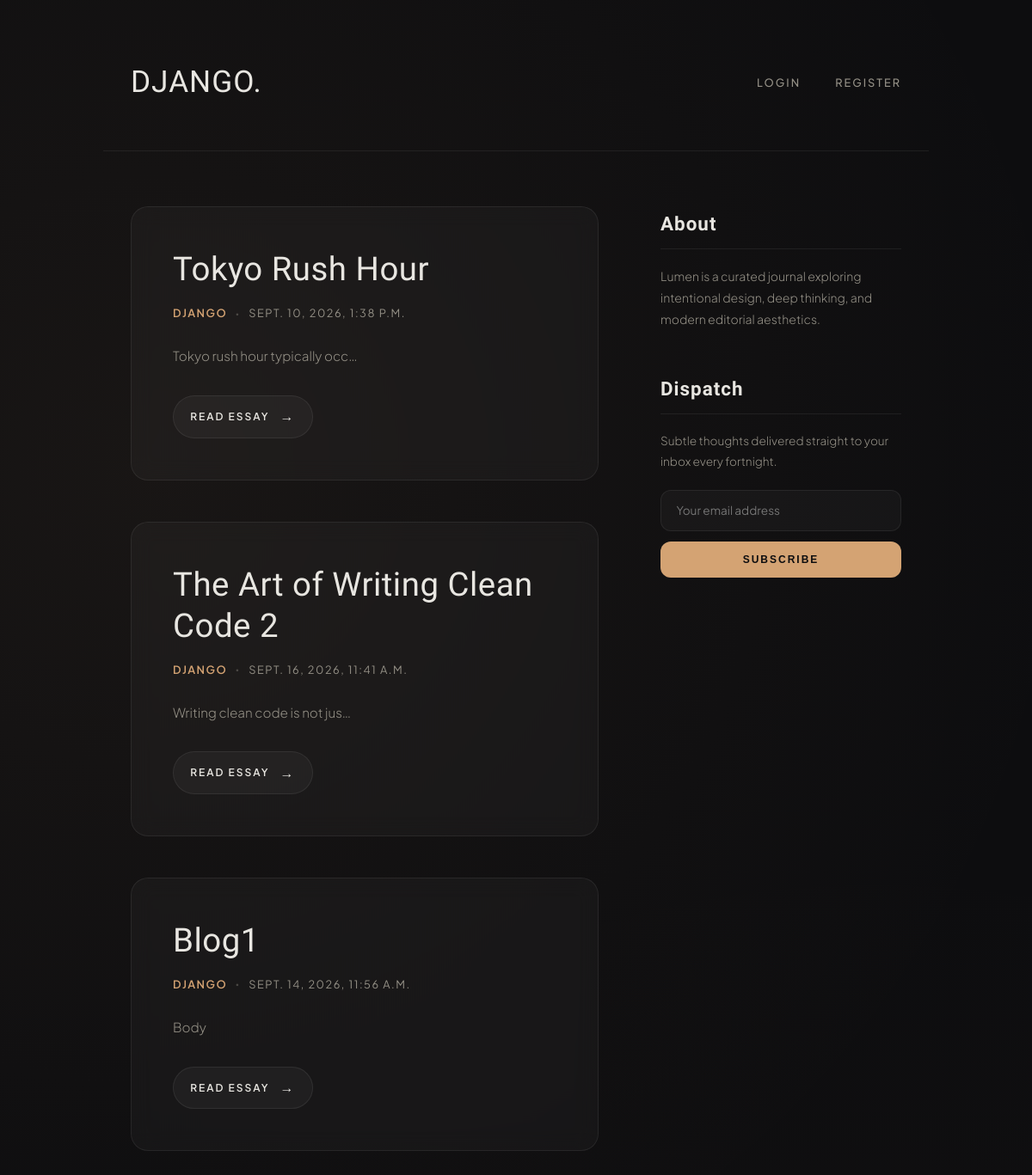
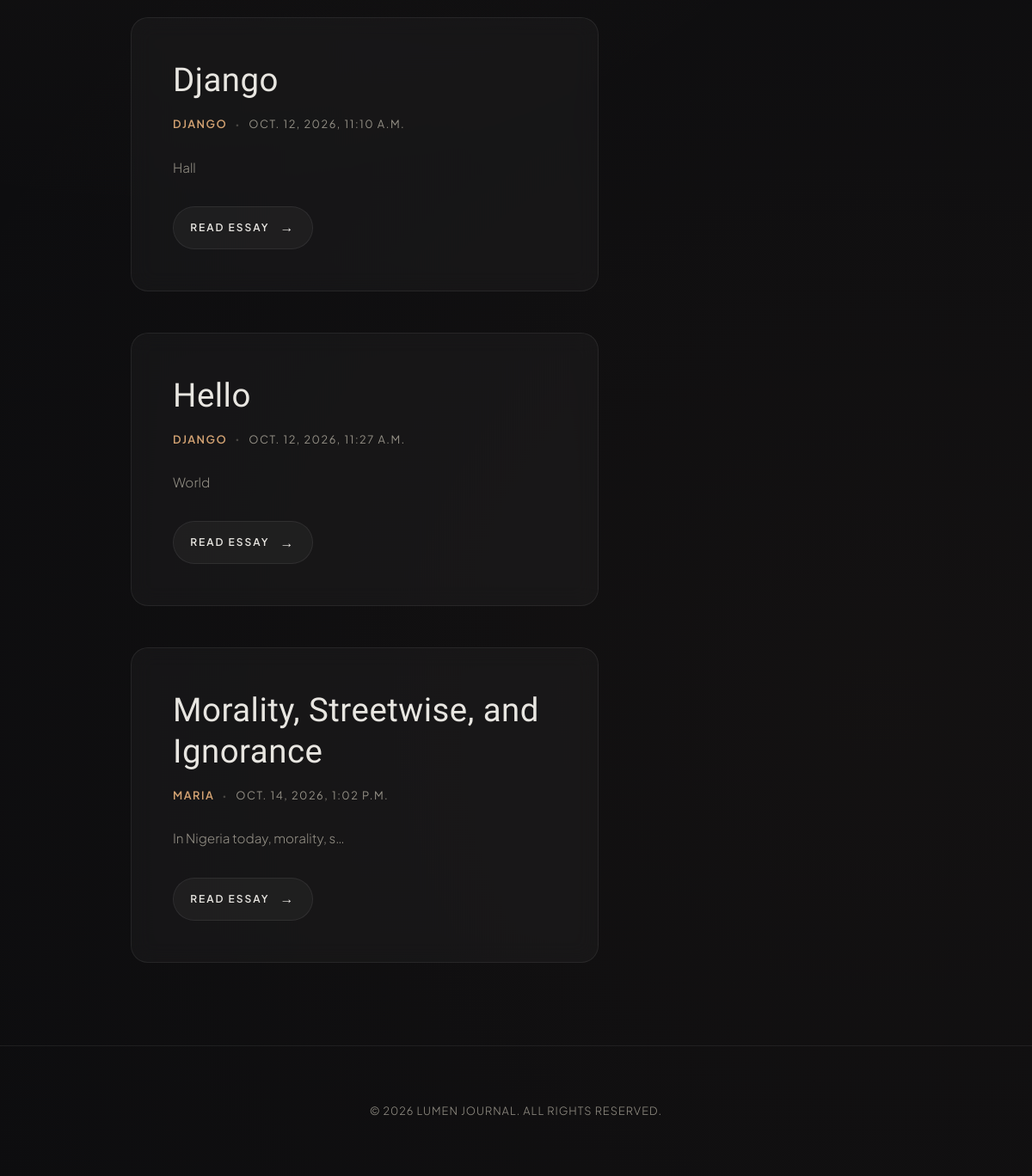
The page / on the database its author committed (2 pictures, top to bottom).
### daily_news/models.py (models this page shows, shortened)
class Blog(models.Model):
    headline = models.CharField()
    body = models.TextField()
    author = models.ForeignKey('auth.User',
                               on_delete=models.SET_NULL,
                               null=True,
                               blank=True
                            )
    published_at = models.DateTimeField(auto_now=True)

### daily_news/views.py (the view)
# urls.py: path("", homepage, name="home"),
def homepage(request): # view function
    blog_posts = Blog.objects.all()
    return render(request,
                  "daily_news/homepage.html",
                  context={'blogs': blog_posts}
                )

### daily_news/templates/daily_news/homepage.html (shortened to what this page needs)
{% extends "daily_news/base.html" %}
{% block content %}
    <div class="container">
      <div class="content-grid">
        <main class="posts-feed">
              {% for blog in blogs %}
                <article class="post-card">
                  <h2>{{blog.headline}}</h2>
                  <div class="post-meta">
                    <span class="author">{{blog.author}}</span>
                    <span class="dot">•</span>
                    <time datetime="2026-09-08">{{blog.published_at}}</time>
                  </div>
                  <div class="post-body">
                    <p>
                      {{blog.body|truncatechars:30}}
                  </p>
                  </div>
                  <div class="post-footer">
                    <a href="{% url 'read-blog' blog.pk  %}" class="read-more">
                      Read Essay <span class="arrow">→</span>
                    </a>
                  </div>
                </article>
          {%endfor%}
        </main>
        <aside class="sidebar">
          <div class="widget about-widget">
            <h3 class="widget-title">About</h3>
            <p>
              Lumen is a curated journal exploring intentional design, deep
              thinking, and modern editorial aesthetics.
            </p>
          </div>
          <div class="widget newsletter-widget">
            <h3 class="widget-title">Dispatch</h3>
            <p>
              Subtle thoughts delivered straight to your inbox every fortnight.
            </p>
            <form class="newsletter-form" onsubmit="event.preventDefault()">
              <input type="email" placeholder="Your email address" required />
              <button type="submit">Subscribe</button>
            </form>
          </div>
        </aside>
      </div>
    </div>
{% endblock %}

### daily_news/templates/daily_news/base.html (shortened to what this page needs)
<!doctype html>
<html lang="en">
  <head>
  </head>
  <body>
    <header class="header">
      <div class="brand">
        <a href="{% url 'home' %}"> DJANGO. </a>
      </div>
      <ul class="nav-links">
      {%if user.is_authenticated %}
        <li><a href="{% url 'create-blog' %}">Create</a></li>
        <li><a href="{% url 'profile' %}">Profile</a></li>
        <form method= 'post' action="{% url 'logout' %}">
          {% csrf_token %}
          <button type="submit"> Logout</button>
        </form>
      {%else%}
        <li><a href="{%url 'login'%}">Login</a></li>
        <li><a href="{%url 'register'%}">Register</a></li>
      </ul>
      {%endif%}
    </header>
    {% block content %} {%endblock%}
    <footer class="footer">
      <p>&copy; 2026 LUMEN JOURNAL. ALL RIGHTS RESERVED.</p>
    </footer>
  </body>
</html>

### daily_news/templates/daily_news/base.html (style rules this page uses)
:root { --bg-color: #0d0d0f; --card-bg: rgba(255, 255, 255, 0.03); --card-hover-bg: rgba(255, 255, 255, 0.05); --text-primary: #e8e6e1; --text-muted: #949086; --accent: #d4a373; --accent-glow: rgba(212, 163, 115, 0.15); --border-color: rgba(255, 255, 255, 0.07); --border-hover: rgba(212, 163, 115, 0.35); --font-display: "Italiana", serif; --font-sans: "Plus Jakarta Sans", sans-serif; }
* { box-sizing: border-box; margin: 0; padding: 0; }
body { background-color: var(--bg-color); color: var(--text-primary); font-family: var(--font-sans); line-height: 1.8; -webkit-font-smoothing: antialiased; min-height: 100vh; background-image: radial-gradient( circle at 15% 20%, rgba(212, 163, 115, 0.06) 0%, transparent 45% ), radial-gradient( circle at 85% 80%, rgba(138, 100, 70, 0.05) 0%, transparent 50% ); background-attachment: fixed; }
a { color: inherit; text-decoration: none; transition: all 0.3s cubic-bezier(0.16, 1, 0.3, 1); }
.header { max-width: 960px; margin: 0 auto; padding: 4rem 2rem 3rem; display: flex; justify-content: space-between; align-items: center; border-bottom: 1px solid var(--border-color); }
.brand { font-family: var(--font-display); font-size: 2.2rem; letter-spacing: 1px; color: var(--text-primary); }
.nav-links { display: flex; gap: 2.5rem; list-style: none; }
.nav-links a { font-size: 0.8rem; color: var(--text-muted); letter-spacing: 2px; text-transform: uppercase; font-weight: 500; }
.container { max-width: 960px; margin: 0 auto; padding: 4rem 2rem 6rem; }
.content-grid { display: grid; grid-template-columns: 1fr 280px; gap: 4.5rem; }
.posts-feed { display: flex; flex-direction: column; gap: 3rem; }
.post-card { background: var(--card-bg); border: 1px solid var(--border-color); padding: 3rem; border-radius: 20px; backdrop-filter: blur(12px); -webkit-backdrop-filter: blur(12px); transition: all 0.4s cubic-bezier(0.16, 1, 0.3, 1); position: relative; overflow: hidden; }
.post-card::before { content: ""; position: absolute; top: 0; left: 0; right: 0; height: 1px; background: linear-gradient( 90deg, transparent, var(--accent), transparent ); opacity: 0; transition: opacity 0.4s ease; }
.post-card h2 { font-family: var(--font-display); font-size: 2.4rem; line-height: 1.25; font-weight: 400; margin-bottom: 1rem; color: var(--text-primary); letter-spacing: 0.5px; }
.post-meta { font-size: 0.8rem; color: var(--text-muted); display: flex; gap: 0.6rem; align-items: center; margin-bottom: 1.5rem; text-transform: uppercase; letter-spacing: 1.5px; }
.post-meta .author { color: var(--accent); font-weight: 600; }
.post-meta .dot { font-size: 0.5rem; opacity: 0.4; }
.post-body { font-size: 0.95rem; color: var(--text-muted); font-weight: 300; line-height: 1.8; margin-bottom: 2rem; }
.post-footer { display: flex; align-items: center; }
.read-more { display: inline-flex; align-items: center; gap: 0.75rem; font-size: 0.75rem; font-weight: 600; letter-spacing: 2px; text-transform: uppercase; color: var(--text-primary); padding: 0.6rem 1.2rem; border-radius: 30px; background: rgba(255, 255, 255, 0.04); border: 1px solid var(--border-color); transition: all 0.3s ease; }
.read-more .arrow { font-size: 1rem; transition: transform 0.3s ease; }
.sidebar { display: flex; flex-direction: column; gap: 3rem; }
.widget-title { font-family: var(--font-display); font-size: 1.4rem; letter-spacing: 1px; margin-bottom: 1.2rem; padding-bottom: 0.5rem; border-bottom: 1px solid var(--border-color); color: var(--text-primary); }
.about-widget p { font-size: 0.875rem; color: var(--text-muted); font-weight: 300; line-height: 1.8; }
.newsletter-widget p { font-size: 0.85rem; color: var(--text-muted); margin-bottom: 1.25rem; font-weight: 300; }
.newsletter-form input { width: 100%; padding: 0.9rem 1.1rem; background: rgba(255, 255, 255, 0.03); border: 1px solid var(--border-color); border-radius: 12px; font-family: inherit; font-size: 0.85rem; color: var(--text-primary); margin-bottom: 0.75rem; outline: none; transition: all 0.3s ease; }
.newsletter-form button { width: 100%; padding: 0.9rem; background: var(--accent); color: #0d0d0f; border: none; border-radius: 12px; font-size: 0.75rem; letter-spacing: 2px; text-transform: uppercase; font-weight: 600; cursor: pointer; transition: all 0.3s ease; }
.footer { text-align: center; padding: 4rem 1.5rem; border-top: 1px solid var(--border-color); font-size: 0.8rem; color: var(--text-muted); letter-spacing: 1px; font-weight: 300; }

### rows shown on the page
Blog: headline "Tokyo Rush Hour", author "DJANGO", published_at "SEPT. 10, 2026, 1:38 P.M.", body "Tokyo rush hour typically occ…"
Blog: headline "The Art of Writing Clean Code 2", author "DJANGO", published_at "SEPT. 16, 2026, 11:41 A.M.", body "Writing clean code is not jus…"
Blog: headline "Blog1", author "DJANGO", published_at "SEPT. 14, 2026, 11:56 A.M.", body "Body"
Blog: headline "Django", author "DJANGO", published_at "OCT. 12, 2026, 11:10 A.M.", body "Hall"
Blog: headline "Hello", author "DJANGO", published_at "OCT. 12, 2026, 11:27 A.M.", body "World"
Blog: headline "Morality, Streetwise, and Ignorance", author "MARIA", published_at "OCT. 14, 2026, 1:02 P.M.", body "In Nigeria today, morality, s…"
